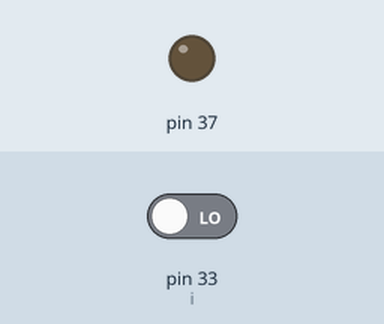
Recording of a program running on a simulated Raspberry Pi (header pin numbers). On the bench: output pins drawn as LEDs (lit = HIGH). Inputs (shaded band) come from the test bench; at power-on: pin 33 (i) LOW. What the program prints to the terminal is not drawn.

Above: at 1.2 s.
1.3 s: pin 33 (i) driven HIGH
At 1.7 s:
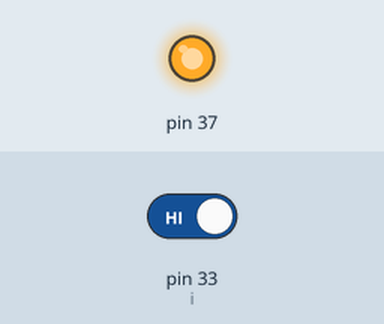
2.8 s: pin 33 (i) driven LOW
At 4.0 s:
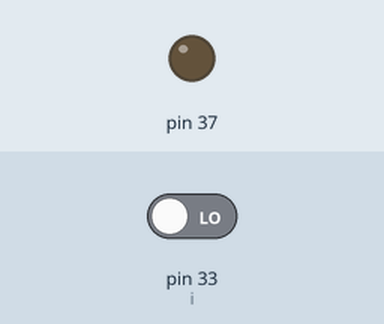
Timing chart, 0 to 5.8 s (numbered marks = the images above; inputs shaded):
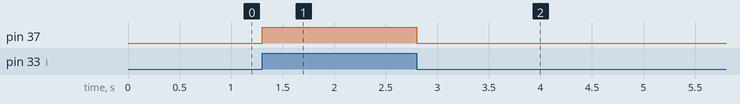

Measured:
- after the input at 1.3 s, pin 37: LOW → HIGH at once
- after the input at 2.8 s, pin 37: HIGH → LOW at once

The program:

Proximity.py
```python
import  RPi.GPIO as GPIO
from time import sleep
GPIO.setmode(GPIO.BOARD)

GPIO.setwarnings(False)

GPIO.setup(33,GPIO.IN)
GPIO.setup(37,GPIO.OUT)

while(True):
		i= GPIO.input(33)
		if(i==0):
			print('Not Detected!')
			GPIO.output(37,GPIO.LOW)
		else:
			print('Obstacle')
			GPIO.output(37,GPIO.HIGH)
```
